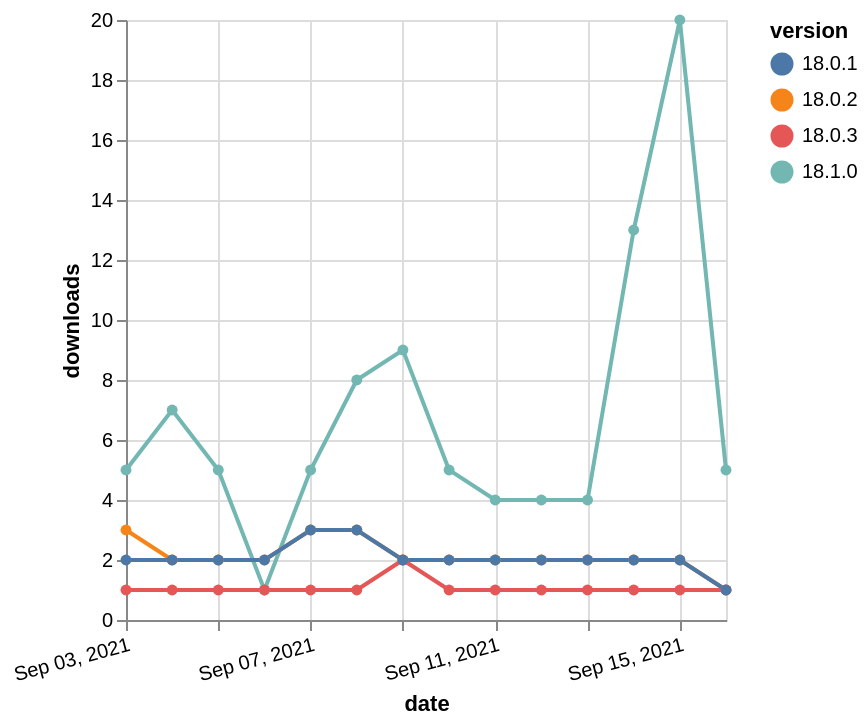

This figure's Vega-Lite source:
### Vega-Lite specification from a JSON file in a GitHub repository (floating-point values rounded to 4 significant figures)
{"$schema": "https://vega.github.io/schema/vega-lite/v5.json", "description": "A simple bar chart with embedded data.", "data": {"values": [{"date": "2021-09-03", "total": 6042, "delta": 5, "version": "18.1.0"}, {"date": "2021-09-04", "total": 6049, "delta": 7, "version": "18.1.0"}, {"date": "2021-09-05", "total": 6054, "delta": 5, "version": "18.1.0"}, {"date": "2021-09-06", "total": 6055, "delta": 1, "version": "18.1.0"}, {"date": "2021-09-07", "total": 6060, "delta": 5, "version": "18.1.0"}, {"date": "2021-09-08", "total": 6068, "delta": 8, "version": "18.1.0"}, {"date": "2021-09-09", "total": 6077, "delta": 9, "version": "18.1.0"}, {"date": "2021-09-10", "total": 6082, "delta": 5, "version": "18.1.0"}, {"date": "2021-09-11", "total": 6086, "delta": 4, "version": "18.1.0"}, {"date": "2021-09-12", "total": 6090, "delta": 4, "version": "18.1.0"}, {"date": "2021-09-13", "total": 6094, "delta": 4, "version": "18.1.0"}, {"date": "2021-09-14", "total": 6107, "delta": 13, "version": "18.1.0"}, {"date": "2021-09-15", "total": 6127, "delta": 20, "version": "18.1.0"}, {"date": "2021-09-16", "total": 6132, "delta": 5, "version": "18.1.0"}, {"date": "2021-09-03", "total": 3118, "delta": 3, "version": "18.0.2"}, {"date": "2021-09-04", "total": 3120, "delta": 2, "version": "18.0.2"}, {"date": "2021-09-05", "total": 3122, "delta": 2, "version": "18.0.2"}, {"date": "2021-09-06", "total": 3124, "delta": 2, "version": "18.0.2"}, {"date": "2021-09-07", "total": 3127, "delta": 3, "version": "18.0.2"}, {"date": "2021-09-08", "total": 3130, "delta": 3, "version": "18.0.2"}, {"date": "2021-09-09", "total": 3132, "delta": 2, "version": "18.0.2"}, {"date": "2021-09-10", "total": 3134, "delta": 2, "version": "18.0.2"}, {"date": "2021-09-11", "total": 3136, "delta": 2, "version": "18.0.2"}, {"date": "2021-09-12", "total": 3138, "delta": 2, "version": "18.0.2"}, {"date": "2021-09-13", "total": 3140, "delta": 2, "version": "18.0.2"}, {"date": "2021-09-14", "total": 3142, "delta": 2, "version": "18.0.2"}, {"date": "2021-09-15", "total": 3144, "delta": 2, "version": "18.0.2"}, {"date": "2021-09-16", "total": 3145, "delta": 1, "version": "18.0.2"}, {"date": "2021-09-03", "total": 1086, "delta": 1, "version": "18.0.3"}, {"date": "2021-09-04", "total": 1087, "delta": 1, "version": "18.0.3"}, {"date": "2021-09-05", "total": 1088, "delta": 1, "version": "18.0.3"}, {"date": "2021-09-06", "total": 1089, "delta": 1, "version": "18.0.3"}, {"date": "2021-09-07", "total": 1090, "delta": 1, "version": "18.0.3"}, {"date": "2021-09-08", "total": 1091, "delta": 1, "version": "18.0.3"}, {"date": "2021-09-09", "total": 1093, "delta": 2, "version": "18.0.3"}, {"date": "2021-09-10", "total": 1094, "delta": 1, "version": "18.0.3"}, {"date": "2021-09-11", "total": 1095, "delta": 1, "version": "18.0.3"}, {"date": "2021-09-12", "total": 1096, "delta": 1, "version": "18.0.3"}, {"date": "2021-09-13", "total": 1097, "delta": 1, "version": "18.0.3"}, {"date": "2021-09-14", "total": 1098, "delta": 1, "version": "18.0.3"}, {"date": "2021-09-15", "total": 1099, "delta": 1, "version": "18.0.3"}, {"date": "2021-09-16", "total": 1100, "delta": 1, "version": "18.0.3"}, {"date": "2021-09-03", "total": 2266, "delta": 2, "version": "18.0.1"}, {"date": "2021-09-04", "total": 2268, "delta": 2, "version": "18.0.1"}, {"date": "2021-09-05", "total": 2270, "delta": 2, "version": "18.0.1"}, {"date": "2021-09-06", "total": 2272, "delta": 2, "version": "18.0.1"}, {"date": "2021-09-07", "total": 2275, "delta": 3, "version": "18.0.1"}, {"date": "2021-09-08", "total": 2278, "delta": 3, "version": "18.0.1"}, {"date": "2021-09-09", "total": 2280, "delta": 2, "version": "18.0.1"}, {"date": "2021-09-10", "total": 2282, "delta": 2, "version": "18.0.1"}, {"date": "2021-09-11", "total": 2284, "delta": 2, "version": "18.0.1"}, {"date": "2021-09-12", "total": 2286, "delta": 2, "version": "18.0.1"}, {"date": "2021-09-13", "total": 2288, "delta": 2, "version": "18.0.1"}, {"date": "2021-09-14", "total": 2290, "delta": 2, "version": "18.0.1"}, {"date": "2021-09-15", "total": 2292, "delta": 2, "version": "18.0.1"}, {"date": "2021-09-16", "total": 2293, "delta": 1, "version": "18.0.1"}]}, "width": "container", "mark": {"type": "line", "point": {"filled": true}}, "encoding": {"x": {"field": "date", "type": "temporal", "timeUnit": "yearmonthdate", "title": "date", "axis": {"labelAngle": -15}}, "y": {"field": "delta", "type": "quantitative", "title": "downloads"}, "color": {"field": "version", "type": "nominal"}, "tooltip": {"field": "delta"}}}
